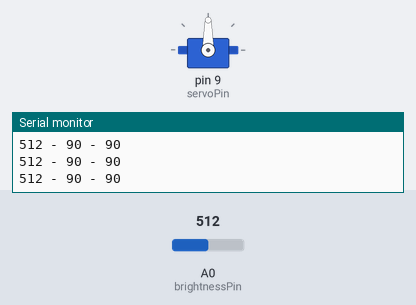
Simulated run of this sketch. Board: Arduino Uno, built with avr-gcc and run on an emulated ATmega328P. On the bench: servo, the last lines printed to the serial monitor. The inputs (shaded band) are chosen by the test bench; at power-on: A0 (brightnessPin) = 512.

Above: at 1.2 s.
1.3 s: A0 (brightnessPin) set to 179
At 1.7 s:
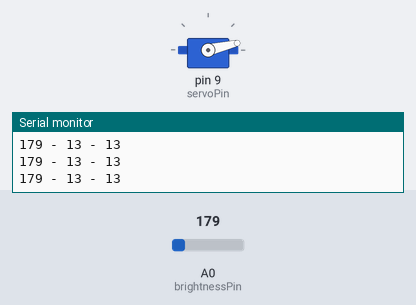
2.8 s: A0 (brightnessPin) set to 157
At 3.9 s:
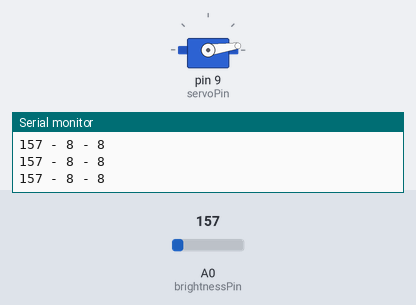
5.8 s: A0 (brightnessPin) set to 306
At 6.3 s:
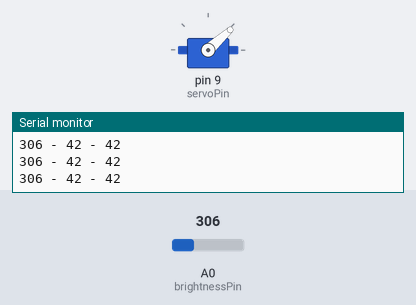
7.3 s: A0 (brightnessPin) set to 992
At 8.5 s:
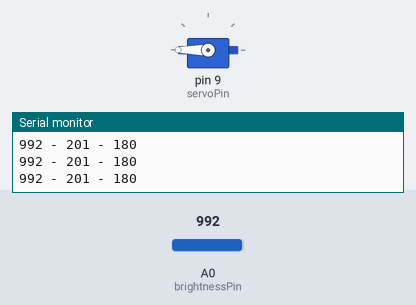
8.8 s: A0 (brightnessPin) set to 1014
11.8 s: A0 (brightnessPin) set to 511
At 13.1 s:
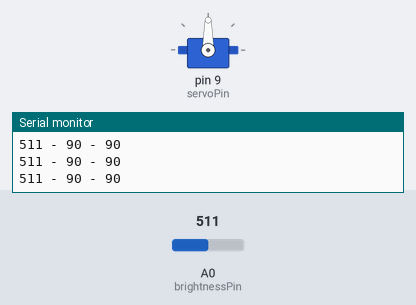
Timing chart, 0 to 14.3 s (numbered marks = the images above; inputs shaded):
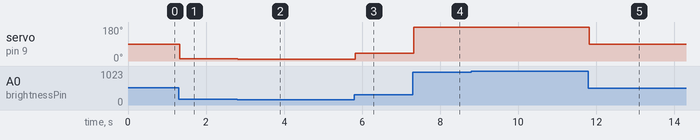

The sketch:

31_servo_motor_photoresistor.ino
```cpp
#import<Servo.h>

// pins
int servoPin = 9;
int brightnessPin = A0;

// light
int lightVal;
int minLight = 120;
int maxLight = 900;

// servo motor
Servo s;
int servoPos = 0;
int minServo = 0;
int maxServo = 180;

// line
float m;


void setup() {
  // put your setup code here, to run once:
  Serial.begin(9600);
  pinMode(brightnessPin, INPUT);
  pinMode(servoPin, OUTPUT);
s.attach(servoPin);
}

void loop() {
  // put your main code here, to run repeatedly:

  lightVal = analogRead(brightnessPin);
  Serial.print(lightVal);
  Serial.print(" - ");

m = (float)(maxServo - minServo)/(float)(maxLight - minLight);
servoPos = m * (lightVal - minLight);

Serial.print(servoPos);
  Serial.print(" - ");

// check max
if(servoPos < 0) servoPos = 0;
if(servoPos > 180) servoPos = 180;

Serial.println(servoPos);

s.write(servoPos);

}
```

Measured:
- after the input at 1.3 s, servo on pin 9 (servoPin): 90° → 13° at once
- after the input at 2.8 s, servo on pin 9 (servoPin): 13° → 8° at once
- after the input at 5.8 s, servo on pin 9 (servoPin): 8° → 42° at once
- after the input at 7.3 s, servo on pin 9 (servoPin): 42° → 180° at once
- after the input at 11.8 s, servo on pin 9 (servoPin): 180° → 90° at once
